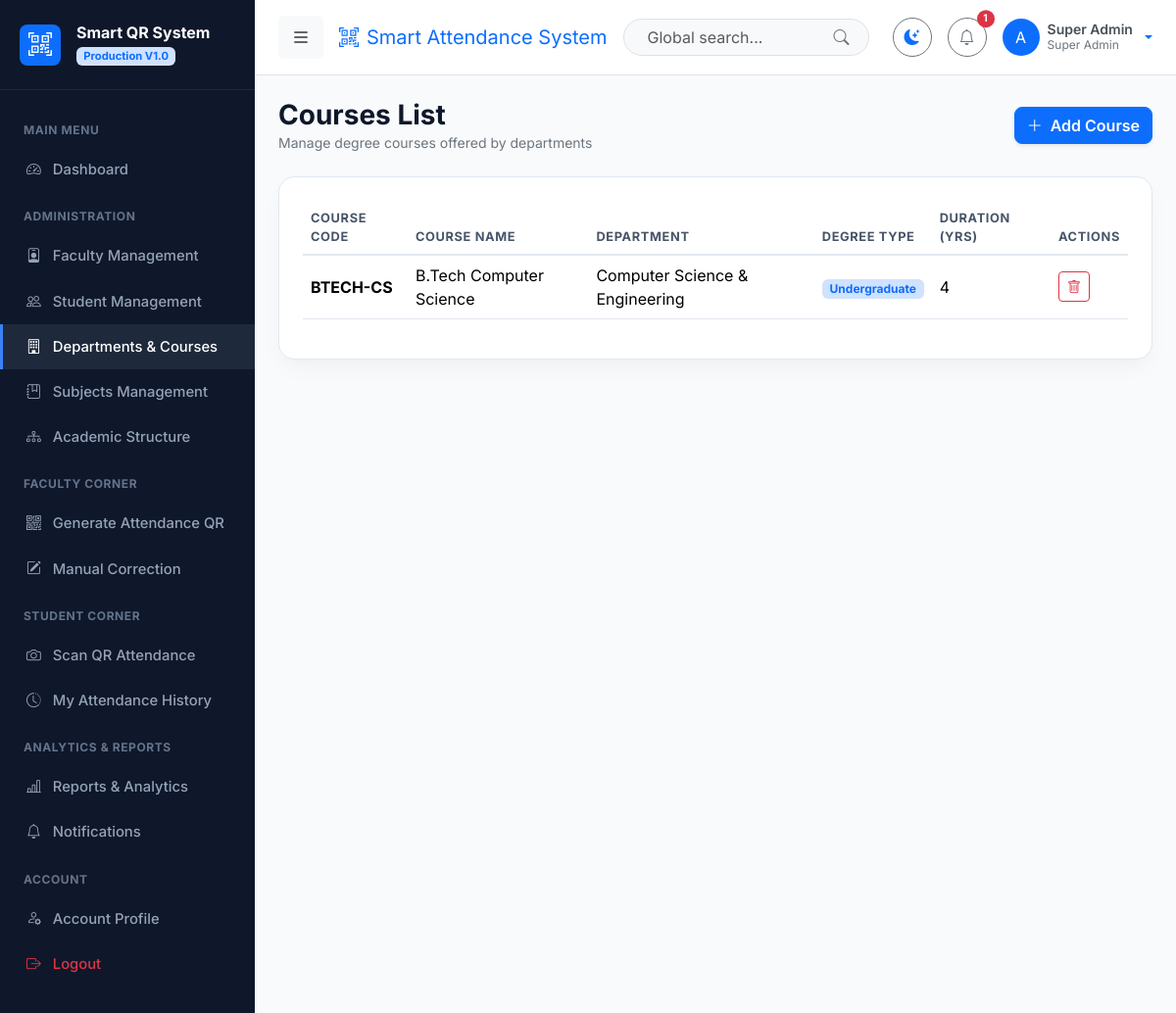
Screenshot of /departments/courses/ (signed in) with the database file from the repository.
### apps/accounts/models.py (models this page shows, shortened)
class User(AbstractUser):
    class Role(models.TextChoices):
        ADMIN = 'ADMIN', 'Super Admin'
        FACULTY = 'FACULTY', 'Faculty'
        STUDENT = 'STUDENT', 'Student'
    role = models.CharField(max_length=20, choices=Role.choices, default=Role.STUDENT)
    phone_number = models.CharField(max_length=20, blank=True, null=True)
    profile_picture = models.ImageField(upload_to='profiles/', blank=True, null=True)
    address = models.TextField(blank=True, null=True)
    date_of_birth = models.DateField(blank=True, null=True)
    is_approved = models.BooleanField(default=True)
    def is_admin(self):
        return self.role == self.Role.ADMIN or self.is_superuser
    def is_faculty(self):
        return self.role == self.Role.FACULTY
    def is_student(self):
        return self.role == self.Role.STUDENT
    def get_full_name_or_username(self):
        full_name = f"{self.first_name} {self.last_name}".strip()
        return full_name if full_name else self.username

### apps/departments/models.py (models this page shows, shortened)
class Course(models.Model):
    class DegreeType(models.TextChoices):
        UNDERGRADUATE = 'UG', 'Undergraduate'
        POSTGRADUATE = 'PG', 'Postgraduate'
        DIPLOMA = 'DIPLOMA', 'Diploma'
        PHD = 'PHD', 'Doctorate'
    department = models.ForeignKey(Department, on_delete=models.CASCADE, related_name='courses')
    code = models.CharField(max_length=20, unique=True)
    name = models.CharField(max_length=150)
    degree_type = models.CharField(max_length=20, choices=DegreeType.choices, default=DegreeType.UNDERGRADUATE)
    duration_years = models.IntegerField(default=4)
    created_at = models.DateTimeField(auto_now_add=True)
    class Meta:
        ordering = ['name']

class Department(models.Model):
    code = models.CharField(max_length=20, unique=True)
    name = models.CharField(max_length=150)
    description = models.TextField(blank=True, null=True)
    established_year = models.IntegerField(blank=True, null=True)
    created_at = models.DateTimeField(auto_now_add=True)
    class Meta:
        ordering = ['name']

### apps/departments/views.py (the view)
    def _wrapped_view(request, *args, **kwargs):
        if not request.user.is_authenticated or not request.user.is_admin():
            messages.error(request, "Access restricted to administrators.")
            return redirect('dashboard:dashboard')
        return view_func(request, *args, **kwargs)

### apps/departments/views.py (called while the page is built, shortened)
def admin_required(view_func):
    def _wrapped_view(request, *args, **kwargs):
        if not request.user.is_authenticated or not request.user.is_admin():
            messages.error(request, "Access restricted to administrators.")
            return redirect('dashboard:dashboard')
        return view_func(request, *args, **kwargs)
    return _wrapped_view

@login_required
@admin_required
def course_list(request):
    courses = Course.objects.select_related('department').all()
    departments = Department.objects.all()
    return render(request, 'departments/course_list.html', {'courses': courses, 'departments': departments})

### apps/notifications/context_processors.py (called while the page is built)
def unread_notifications_processor(request):
    if request.user.is_authenticated:
        unread_count = Notification.objects.filter(user=request.user, is_read=False).count()
        recent_notifications = Notification.objects.filter(user=request.user)[:5]
        return {
            'unread_notifications_count': unread_count,
            'recent_notifications': recent_notifications,
        }
    return {
        'unread_notifications_count': 0,
        'recent_notifications': [],
    }

### templates/departments/course_list.html (shortened to what this page needs)
{% extends 'base.html' %}
{% block content %}
<div class="d-flex justify-content-between align-items-center mb-4">
    <div>
        <h3 class="fw-bold m-0">Courses List</h3>
        <p class="text-secondary small m-0">Manage degree courses offered by departments</p>
    </div>
    <button class="btn btn-primary rounded-3 fw-semibold shadow-sm" data-bs-toggle="modal" data-bs-target="#addCourseModal">
        <i class="bi bi-plus-lg me-2"></i>Add Course
    </button>
</div>
<div class="card card-custom p-4">
    <div class="table-responsive">
        <table class="table table-custom align-middle">
            <thead>
                <tr>
                    <th>Course Code</th>
                    <th>Course Name</th>
                    <th>Department</th>
                    <th>Degree Type</th>
                    <th>Duration (Yrs)</th>
                    <th>Actions</th>
                </tr>
            </thead>
            <tbody>
                {% for c in courses %}
                    <tr>
                        <td><b>{{ c.code }}</b></td>
                        <td>{{ c.name }}</td>
                        <td>{{ c.department.name }}</td>
                        <td><span class="badge bg-primary-subtle text-primary">{{ c.get_degree_type_display }}</span></td>
                        <td>{{ c.duration_years }}</td>
                        <td>
                            <a href="{% url 'departments:delete_course' c.id %}" class="btn btn-sm btn-outline-danger" onclick="return confirm('Delete course?');">
                                <i class="bi bi-trash"></i>
                            </a>
                        </td>
                    </tr>
                {% empty %}
                    <tr><td colspan="6" class="text-center text-secondary py-4">No courses defined yet.</td></tr>
                {% endfor %}
            </tbody>
        </table>
    </div>
</div>
{% endblock %}

### templates/navbar.html (shortened to what this page needs)
<nav class="navbar navbar-expand-lg border-bottom px-4 py-3 sticky-top bg-body">
    <div class="container-fluid p-0">
        <button class="btn btn-light me-3 d-flex align-items-center" id="sidebar-toggle" title="Toggle Navigation">
            <i class="bi bi-list fs-5"></i>
        </button>
        <span class="navbar-brand font-bold fs-5 d-none d-md-block text-primary">
            <i class="bi bi-qr-code-scan me-2"></i>Smart Attendance System
        </span>
        <form class="d-none d-md-flex ms-auto me-4 position-relative" style="max-width: 320px;" action="{% url 'reports:index' %}" method="GET">
            <input class="form-control rounded-pill ps-4 pe-5 bg-body-tertiary" type="search" name="query" placeholder="Global search..." aria-label="Search">
            <button class="btn border-0 position-absolute end-0 top-50 translate-middle-y me-2 text-secondary" type="submit">
                <i class="bi bi-search"></i>
            </button>
        </form>
        <div class="d-flex align-items-center gap-3 ms-auto ms-md-0">
            <button class="btn btn-outline-secondary rounded-circle d-flex align-items-center justify-content-center" id="theme-toggle-btn" style="width: 40px; height: 40px;" title="Toggle Dark/Light Mode">
                <i class="bi bi-moon-stars-fill text-primary"></i>
            </button>
            <div class="dropdown">
                <button class="btn btn-outline-secondary rounded-circle position-relative d-flex align-items-center justify-content-center" style="width: 40px; height: 40px;" data-bs-toggle="dropdown" aria-expanded="false">
                    <i class="bi bi-bell"></i>
                    {% if unread_notifications_count > 0 %}
                        <span class="position-absolute top-0 start-100 translate-middle badge rounded-pill bg-danger" style="font-size: 0.65rem;">
                            {{ unread_notifications_count }}
                        </span>
                    {% endif %}
                </button>
            </div>
            <div class="dropdown">
                <a href="#" class="d-flex align-items-center text-decoration-none dropdown-toggle gap-2" data-bs-toggle="dropdown" aria-expanded="false">
                    {% if user.profile_picture %}
                        <img src="{{ user.profile_picture.url }}" alt="User" width="38" height="38" class="rounded-circle object-fit-cover">
                    {% else %}
                        <div class="rounded-circle bg-primary text-white d-flex align-items-center justify-content-center font-bold" style="width: 38px; height: 38px;">
                            {{ user.username|slice:":1"|upper }}
                        </div>
                    {% endif %}
                    <div class="d-none d-lg-block text-start" style="line-height: 1.2;">
                        <div class="fw-semibold text-dark-emphasis small">{{ user.get_full_name_or_username }}</div>
                        <div class="text-secondary extra-small" style="font-size: 0.75rem;">{{ user.get_role_display }}</div>
                    </div>
                </a>
            </div>
        </div>
    </div>
</nav>

### static/css/style.css (style rules this page uses)
:root { --bg-body: #f8fafc; --bg-card: #ffffff; --text-primary: #0f172a; --text-secondary: #475569; --border-color: #e2e8f0; --sidebar-bg: #0f172a; --sidebar-text: #94a3b8; --sidebar-hover: #1e293b; --sidebar-active: #3b82f6; --accent-gradient: linear-gradient(135deg, #3b82f6 0%, #2563eb 100%); --card-shadow: 0 10px 25px -5px rgba(0, 0, 0, 0.05), 0 8px 10px -6px rgba(0, 0, 0, 0.01); }
body { font-family: 'Inter', system-ui, -apple-system, sans-serif; background-color: var(--bg-body); color: var(--text-primary); min-height: 100vh; transition: background-color 0.3s ease, color 0.3s ease; }
.card-custom { background-color: var(--bg-card); border: 1px solid var(--border-color); border-radius: 1rem; box-shadow: var(--card-shadow); transition: transform 0.2s ease, box-shadow 0.2s ease; }
.table-custom { color: var(--text-primary); }
.table-custom th { font-size: 0.8rem; text-transform: uppercase; letter-spacing: 0.05em; color: var(--text-secondary); border-bottom: 2px solid var(--border-color); }
.table-custom td { vertical-align: middle; border-bottom: 1px solid var(--border-color); }

### rows the page displays
User: username "A", get_full_name_or_username "Super Admin", role "Super Admin"
Course: code "BTECH-CS", name "B.Tech Computer Science", department.name "Computer Science & Engineering", degree_type "Undergraduate", duration_years "4"

### other values shown
{{ unread_notifications_count }} "1"
